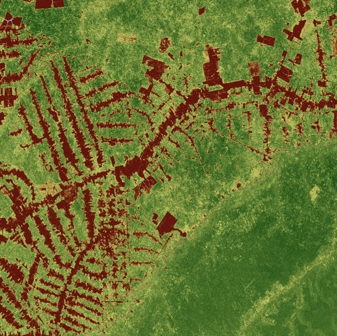
#> input picture img/image1.jpg, 337 x 336 px
$ python model.py
#> lines starting #> are read from the running program, lines starting #| are printed output that depends on the picture; after the words box and inside, x2 and y2 are one past the last pixel; in counts of white or black regions, pixels touching at a corner belong together
import cv2
import numpy as np
from sklearn.ensemble import RandomForestClassifier # type: ignore
from sklearn.model_selection import train_test_split
from sklearn.metrics import accuracy_score
import matplotlib
matplotlib.use('TkAgg')  # Set TkAgg backend
import matplotlib.pyplot as plt


# Load satellite images (considering RGB images for simplicity)
def load_images(file_paths, target_size=(256, 256)):
#> called with target_size = (256, 256)
    images = []
    for path in file_paths:
        img = cv2.imread(path)
#> img is the input picture: shape (336, 337, 3); mean B, G, R 48.7, 114, 108.4
        img = cv2.cvtColor(img, cv2.COLOR_BGR2RGB)
        img = cv2.resize(img, target_size)  # Resize the image to a consistent size
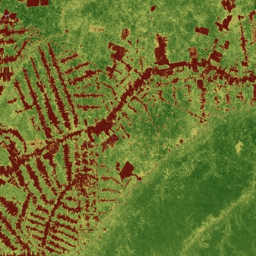
#> img: shape (256, 256, 3); mean R, G, B 108.3, 113.9, 48.6
        images.append(img)
#> pass 2 of the loop in load_images, `for path in file_paths:`:
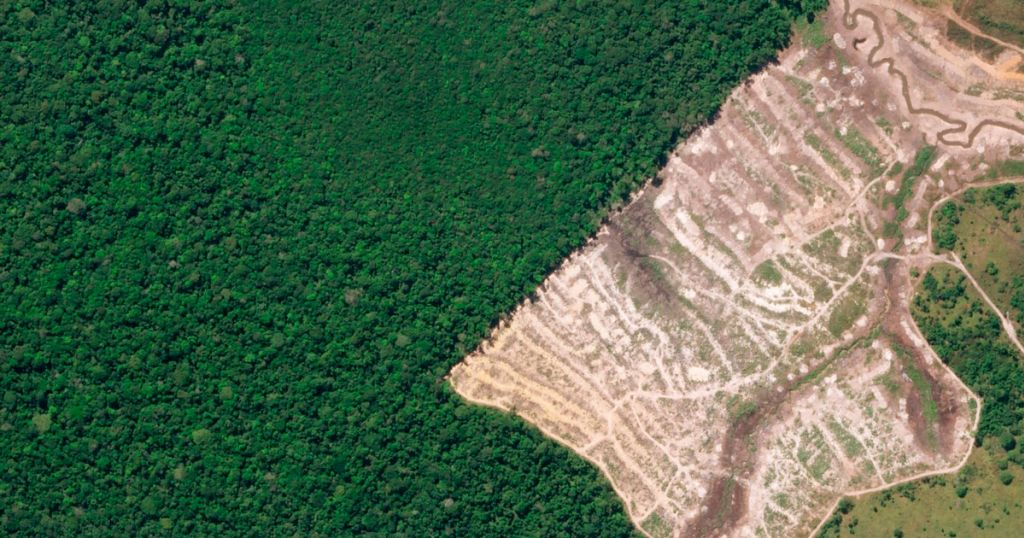
#> input picture img/image2.jpeg, 1024 x 538 px
#> in load_images, img is the input picture: shape (538, 1024, 3); mean B, G, R 81.1, 107, 84.5
#> in load_images, `img = cv2.resize(img, target_size)`:
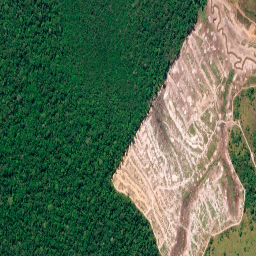
#> img: shape (256, 256, 3); mean R, G, B 84.3, 106.9, 81
#> pass 3 of the loop in load_images, `for path in file_paths:`:
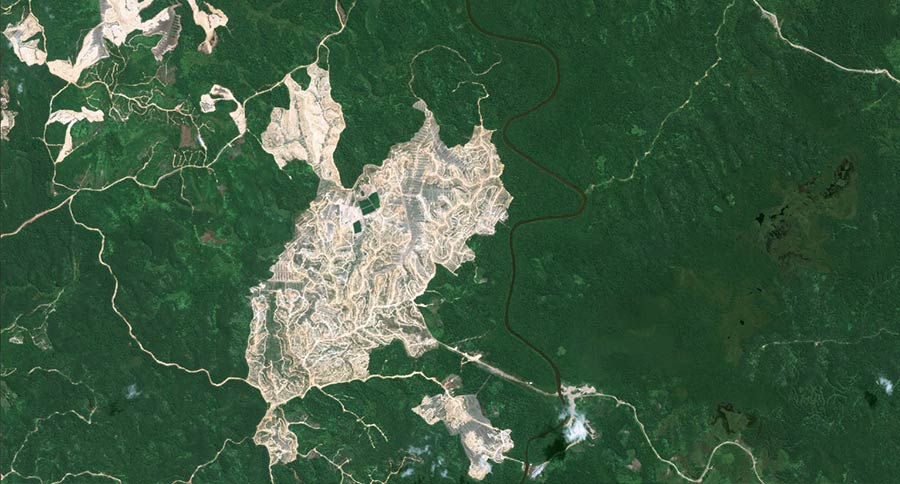
#> input picture img/image3.jpg, 900 x 484 px
#> in load_images, img is the input picture: shape (484, 900, 3); mean B, G, R 66.9, 92.8, 63.4
#> in load_images, `img = cv2.resize(img, target_size)`:
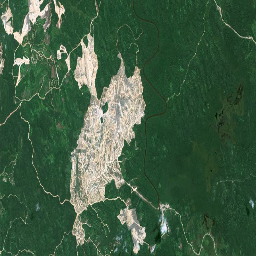
#> img: shape (256, 256, 3); mean R, G, B 63.3, 92.8, 66.9
#> the loop made 4 passes; the first 3 are shown
    return np.array(images)

# Perform color-based segmentation
def segment_image(img):
    # Color segmentation parameters (modify as needed)
    lower_bound = np.array([0, 0, 0])
    upper_bound = np.array([100, 100, 100])
    mask = cv2.inRange(img, lower_bound, upper_bound)
    segmented_img = cv2.bitwise_and(img, img, mask=mask)
    return segmented_img

# Extract features from images (simple color histogram for demonstration)
def extract_features(images):
    features = []
    for img in images:
        # Perform segmentation
        segmented_img = segment_image(img)

        # Flatten the segmented image for simplicity
        flattened_segment = segmented_img.flatten()

        # Concatenate the flattened segment with color histogram features
        hist = cv2.calcHist([img], [0, 1, 2], None, [256, 256, 256], [0, 256, 0, 256, 0, 256])
        features.append(np.concatenate((flattened_segment, hist.flatten())))
#> this loop made 4 passes
#> pass 1, in segment_image, `mask = cv2.inRange(img, lower_bound, upper_bound)`:
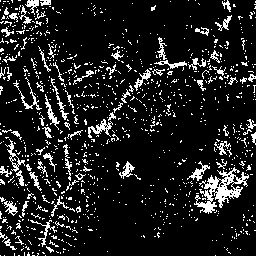
#> mask: shape (256, 256); 12.2% white in thin lines or dots
#> pass 2, in segment_image (call 2), `mask = cv2.inRange(img, lower_bound, upper_bound)`:
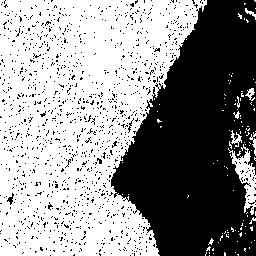
#> mask: shape (256, 256); 57.8% white; 1228 black regions (1225 under 20 px), largest, box (x1, y1, x2, y2) and area: (111, 0, 256, 256) 24894, (7, 193, 14, 205) 35, (128, 118, 134, 133) 23
#> pass 2, in segment_image (call 2), `segmented_img = cv2.bitwise_and(img, img, mask=mask)`:
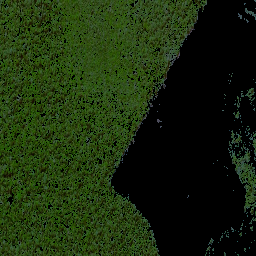
#> segmented_img: shape (256, 256, 3); mean of channels 0, 1, 2 12.6, 41.7, 25.6; drawn as B, G, R

    return np.array(features)

# Create labels (0 for non-deforested, 1 for deforested)
def create_labels(num_samples, label_deforested_ratio=0.1):
    labels = np.zeros(num_samples)
    num_deforested = int(num_samples * label_deforested_ratio)
    labels[:num_deforested] = 1
    np.random.shuffle(labels)
    return labels

# Load and preprocess satellite images
file_paths = ["./img/image1.jpg", "./img/image2.jpeg", "./img/image3.jpg", "./img/image4.jpg"]
images = load_images(file_paths)
features = extract_features(images)

# Create labels
num_samples = len(file_paths)
labels = create_labels(num_samples)

# Split data into training and testing sets
X_train, X_test, y_train, y_test = train_test_split(features, labels, test_size=0.2, random_state=42)

# Train a simple Random Forest Classifier
clf = RandomForestClassifier(n_estimators=100, random_state=42)
clf.fit(X_train, y_train)

# Make predictions on the test set
predictions = clf.predict(X_test)

# Evaluate the model
accuracy = accuracy_score(y_test, predictions)
print(f"Accuracy: {accuracy}")

# Segmentation and visualization
for i, img in enumerate(images):
    segmented_img = segment_image(img)

    # Visualize the original and segmented images
    plt.subplot(2, len(images), i + 1)
    plt.imshow(img)
    plt.title('Original')

    plt.subplot(2, len(images), i + len(images) + 1)
    plt.imshow(segmented_img)
    plt.title('Segmented')
#> this loop made 4 passes
#> pass 3, in segment_image (call 7), `mask = cv2.inRange(img, lower_bound, upper_bound)`:
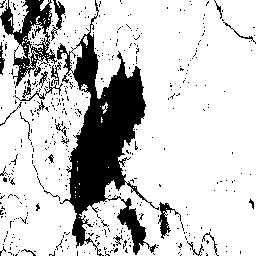
#> mask: shape (256, 256); 79.9% white; 472 black regions (446 under 20 px), largest, box (x1, y1, x2, y2) and area: (57, 0, 159, 256) 8822, (0, 0, 57, 88) 1739, (158, 202, 181, 239) 266
#> pass 3, in segment_image (call 7), `segmented_img = cv2.bitwise_and(img, img, mask=mask)`:
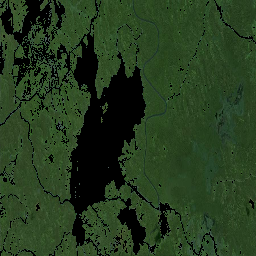
#> segmented_img: shape (256, 256, 3); mean of channels 0, 1, 2 30.5, 59.1, 37.4; drawn as B, G, R

plt.show()
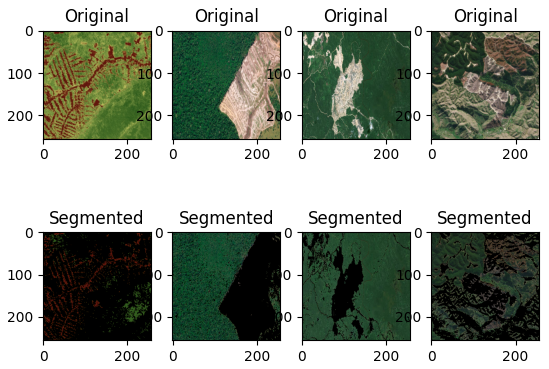
#> figure drawn by matplotlib, 8 panels
